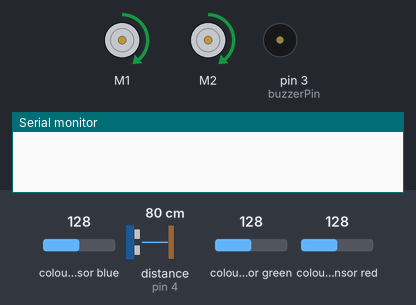
A sketch run on a simulated Arduino Uno, built with avr-gcc and run on an emulated ATmega328P. On the bench: 2 × DC motor (green arrow = forward, orange = backward, longer = faster), buzzer (waves = sounding), the last lines printed to the serial monitor. Wiring (inferred from the names in the program): ultrasonic range finder: trigger pin 2; echo pin 4. The inputs (shaded band) are chosen by the test bench; at power-on: distance to the obstacle (sensor on pin 4) 80 cm, colour sensor blue 128, colour sensor green 128, colour sensor red 128. The echo pulse lasts 58.3 µs per cm.

Above: at 1.2 s.
1.3 s: distance to the obstacle (sensor on pin 4) set to 17 cm
At 1.3 s:
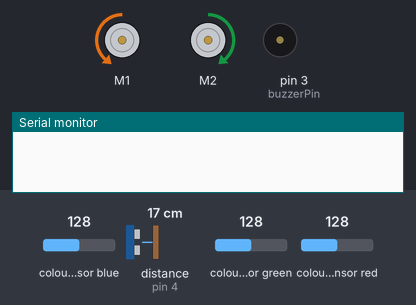
3.7 s: distance to the obstacle (sensor on pin 4) set to 14 cm
At 4.6 s:
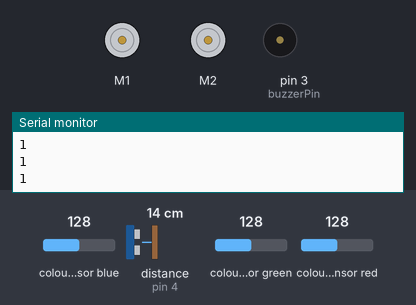
At 5.27 s:
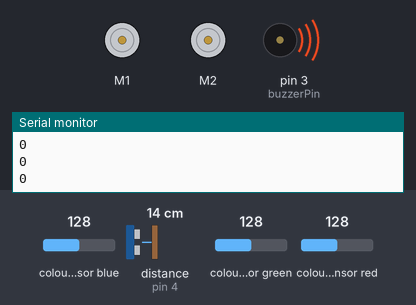
Timing chart, 0 to 7.5 s (numbered marks = the images above; inputs shaded):
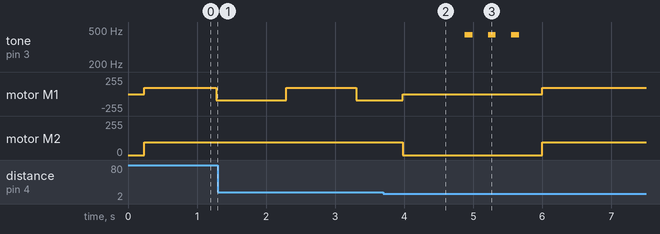

Measured:
- the behaviour switches between 16 and 15 cm on distance to the obstacle (sensor on pin 4) (found by bisection; images 1 and 2)
- after the input at 3.7 s, tone on pin 3 (buzzerPin): alternates 440 Hz for 0.11 s and silent for 0.22 s, 6 changes in all, then stays silent, starting after 1.2 s; motor M2: forward 95/255 → stopped after 0.28 s, → forward 95/255 2.0 s later

The sketch:

k9_2_3.ino
```cpp
#include <ZumoMotors.h>        //モータのライブラリ
#include <Adafruit_TCS34725.h> //カラーセンサのライブラリ

#define WHITE    0 //白
#define BLACK    1 //黒
#define RED      2 //赤
#define BLUE     3 //青
#define OTHER    4 //その他
#define INIT    10 //初期状態
#define FORWARD 11 //直進
#define ROTATE  12 //回転
#define STOP    13 //停止
#define BACK    14 //後退
#define FORWARD2 15 //カップを検知しているときの前進処理
#define KEISOKU 16 //カップが移動しているかどうかを読み取る

#define DIST_LINE 15 //カップを検知する距離

//モータのglobal変数
ZumoMotors motors;
int motorL, motorR;

const int buzzerPin = 3; //ブザーは3ピン

//カラーセンサのglobal変数
Adafruit_TCS34725 tcs = Adafruit_TCS34725(TCS34725_INTEGRATIONTIME_2_4MS, TCS34725_GAIN_60X);
float r, b, g;
const unsigned int r_min = 38, g_min = 51, b_min = 55;
const unsigned int r_max = 252, g_max = 255, b_max = 255;
int color; //色

//超音波センサのglobal変数
const int trig = 2; //Tringピン
const int echo = 4; //Echoピン
int dist;           //距離(cm)
int pre_dist;       //カップが動いているかどうかを見るときに使用する変数

//状態遷移のglobal変数
int mode;                 //ロボットの状態（初期状態／直進／回転／停止）
int keisoku_flag = 0;
unsigned long start_time; //時間計測の開始時間

int identify_color(int r, int g, int b) {
  if (200 < r && 200 < g && 200 < b) {
    return WHITE; //白
  } else if (r < 50 && g < 50 && b < 50) {
    return BLACK; //黒
  } else if (100 < r && g < 50 && b < 50) {
    return RED; //赤
  } else if (r < 50 && g < 50 && 70 < b) {
    return BLUE; //青
  } else {
    return OTHER; //その他
  }
}

int distance() {
  unsigned long interval; //Echoのパルス幅(μs)
  int dst;                //距離(cm)

  //10μsのパルスを超音波センサのTrigピンに出力
  digitalWrite(trig, HIGH);
  delayMicroseconds(10);
  digitalWrite(trig, LOW);

  //5767μs(100cm)、超音波が反射してこなければタイムアウトしてエラー値0を返す
  //Echo信号がHIGHである時間(μs)を計測
  interval = pulseIn(echo, HIGH, 5767);

  dst = (0.61 * 25 + 331.5) * interval / 10000 / 2; //距離(cm)に変換
  if (dst == 0) {dst = 100;} //エラー値0（超音波が反射してこない）は100cmを検出したことにする
  delay(60); //trigがHIGHになる間隔を60ms以上空ける（超音波センサの仕様）

  return dst;
}

void task() {
  switch (mode) {
    case INIT: //初期状態
      mode = FORWARD;
      start_time = millis();
      break;
    case FORWARD: //直進
      motorL = motorR = 150;
      //黒を踏んだら後退→回転
      if (color == BLACK) {
        mode = BACK;
        start_time = millis();
      }
      if(millis() -start_time >1000){//1秒間直進したら回転する
        mode=ROTATE;
        start_time = millis();
      }
      break;
    case FORWARD2:
      if(dist < DIST_LINE + 10&&color == BLACK){ //カップを検出し、ライン上にいるなら停止
        mode = STOP;
        buzzer(2,550); //ブザーを2飼いならす
      }else if(dist < DIST_LINE + 10){//カップを認識しているときの直進
        motorL = motorR = 150;
      }else{//カップを見失ったら探索に戻る
        mode=ROTATE;
        start_time = millis();
      }
      break;
    case ROTATE: //回転
      if (millis() - start_time < 1000) { //1秒回転
        motorL = -150; motorR = 150;
        if(dist < DIST_LINE){//カップを見つけたらKEISOKUに移行
          mode = KEISOKU;
          start_time =millis();
          buzzer(1 ,440); //ブザーを1回鳴らす
        }
      } else {
        mode = FORWARD;//1秒間回転したら直進する
        start_time = millis();//タイマーリセット
      }

      break;
    case BACK:
      if(millis()-start_time < 300){ //0.3s後退
        motorL = -150; motorR = -150;
      }else{//回転に移動
        mode = ROTATE;
        start_time = millis();//タイマーリセット
      }
      break;
    case KEISOKU:
      motorL = motorR = 0;
      if(millis()-start_time < 1000){ //1秒間計測
        if(!(dist > pre_dist - 3&&dist < pre_dist +3)){ //distが+-0の範囲に収まっていないなら
          keisoku_flag = 1; //フラグを1にする
          buzzer(3,440);
        }
        Serial.println(keisoku_flag);
      }else{ //1経過あと
        if(keisoku_flag ==0){//カップが静止しているなら
          mode = FORWARD2; //カップを外に出す
        }else{  //カップが動いているなら、
          mode = KEISOKU;
          pre_dist = dist;
          start_time = millis();//再び計測を行う。
        }
        if(dist > 30){
          mode = ROTATE;
          start_time = millis();//見失っているとき、探索に戻る
        }
        keisoku_flag = 0; //計測フラグをリセット
      }

      break;
    case STOP: //停止
      motorL = motorR = 0;
      break;
  }
}

void setup() {
  Serial.begin(9600);
  tcs.begin();
  pinMode(trig, OUTPUT); //trigを出力ポートに設定
  pinMode(echo, INPUT);  //echoを入力ポートに設定
  mode = INIT;
  motorL = motorR = 0;
}

int unsigned long buzzer_time;
int cnt = 0;
int b_mode =0;
//ブザーを鳴らすための変数
//常時引数0で呼び出し、音を鳴らしたいところで、鳴らしたい回数を引数にして呼び出す
void buzzer(int n,int hz){
  if(n>0){//nが0以上のときカウンターをセット
    cnt = n;
  }

  switch(b_mode){
    case 0:
      if(cnt>0){
        b_mode = 1;
      }
      break;
    case 1:
      tone(buzzerPin, hz);             //ブザーを440Hzで鳴らす
      if(millis() - buzzer_time>100){ //100ミリ秒経過したら音を消す
        b_mode = 2;
        buzzer_time = millis();
      }
      break;
    case 2://ブザーの音を消す
      noTone(buzzerPin);
      if(millis() - buzzer_time>100){//音が消えてから100ms経過したら、初期状態に戻る。
        b_mode = 0;
        cnt --;
      }
      break;
  }

}

void loop() {
  //モータを駆動
  motors.setSpeeds(motorL, motorR);

  //色を計測
  tcs.getRGB(&r, &g, &b);
  r = map(r, r_min, r_max, 0, 255);
  g = map(g, g_min, g_max, 0, 255);
  b = map(b, b_min, b_max, 0, 255);
  color = identify_color(r, g, b);
  //Serial.println(color); //task()をコメントアウトし、ロボットを色の上に乗せて正しく識別できているか確認できる

  //距離を計測
  dist = distance();
  //Serial.println(dist);

  //ブザーを呼び出し
  buzzer(0,440);

  task(); //演習9.2.2の主な処理をする関数
}
```
